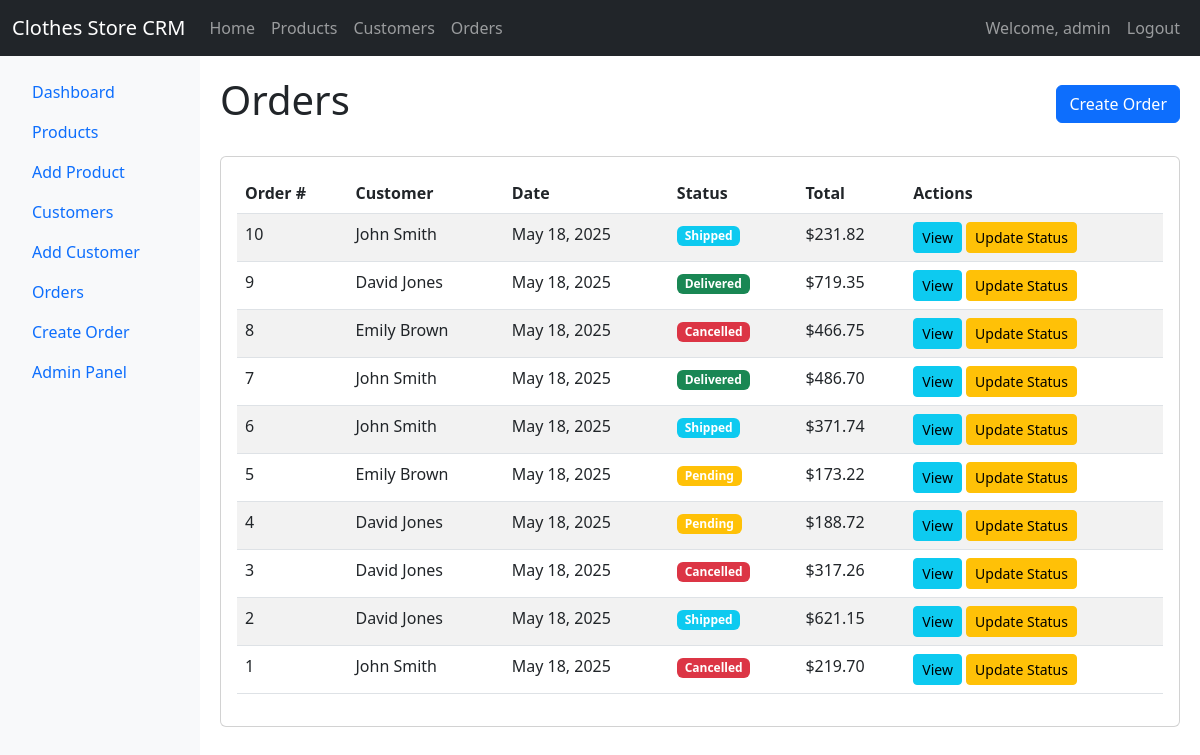
Screenshot of /orders/ (signed in) with the database file from the repository.
### core/models.py (models this page shows, shortened)
class Order(models.Model):
    STATUS_CHOICES = [
        ('Pending', 'Pending'),
        ('Shipped', 'Shipped'),
        ('Delivered', 'Delivered'),
        ('Cancelled', 'Cancelled'),
    ]
    customer = models.ForeignKey(Customer, on_delete=models.CASCADE, related_name='orders')
    order_date = models.DateTimeField(auto_now_add=True)
    status = models.CharField(max_length=10, choices=STATUS_CHOICES, default='Pending')
    total_amount = models.DecimalField(max_digits=10, decimal_places=2)

class Customer(models.Model):
    first_name = models.CharField(max_length=50)
    last_name = models.CharField(max_length=50)
    email = models.EmailField(unique=True)
    phone_number = models.CharField(max_length=15)
    address = models.TextField()
    @property
    def full_name(self):
        return f"{self.first_name} {self.last_name}"

### core/views.py (the view)
# urls.py: path('orders/', views.order_list, name='order_list'),
@login_required
def order_list(request):
    orders = Order.objects.all().order_by('-order_date')
    return render(request, 'core/orders/list.html', {'orders': orders})

### core/templates/core/orders/list.html
{% extends "core/base.html" %}
{% block content %}
<div class="d-flex justify-content-between align-items-center mb-4">
    <h1>Orders</h1>
    <a href="{% url 'order_create' %}" class="btn btn-primary">Create Order</a>
</div>
<div class="card">
    <div class="card-body">
        <div class="table-responsive">
            <table class="table table-striped">
                <thead>
                    <tr>
                        <th>Order #</th>
                        <th>Customer</th>
                        <th>Date</th>
                        <th>Status</th>
                        <th>Total</th>
                        <th>Actions</th>
                    </tr>
                </thead>
                <tbody>
                    {% for order in orders %}
                    <tr>
                        <td>{{ order.id }}</td>
                        <td>{{ order.customer.full_name }}</td>
                        <td>{{ order.order_date|date:"M d, Y" }}</td>
                        <td>
                            <span class="badge bg-{% if order.status == 'Delivered' %}success{% elif order.status == 'Shipped' %}info{% elif order.status == 'Pending' %}warning{% else %}danger{% endif %}">
                                {{ order.status }}
                            </span>
                        </td>
                        <td>${{ order.total_amount }}</td>
                        <td>
                            <a href="{% url 'order_detail' order.pk %}" class="btn btn-sm btn-info">View</a>
                            <a href="{% url 'order_update_status' order.pk %}" class="btn btn-sm btn-warning">Update Status</a>
                        </td>
                    </tr>
                    {% empty %}
                    <tr>
                        <td colspan="6" class="text-center">No orders available.</td>
                    </tr>
                    {% endfor %}
                </tbody>
            </table>
        </div>
    </div>
</div>
{% endblock %}

### core/templates/core/base.html (shortened to what this page needs)
<!DOCTYPE html>
<html lang="en">
<head>
    <link href="https://cdn.jsdelivr.net/npm/bootstrap@5.3.0-alpha1/dist/css/bootstrap.min.css" rel="stylesheet">
</head>
<body>
    {% if user.is_authenticated %}
    <nav class="navbar navbar-expand-lg navbar-dark bg-dark">
        <div class="container-fluid">
            <a class="navbar-brand" href="{% url 'home' %}">Clothes Store CRM</a>
            <div class="collapse navbar-collapse" id="navbarNav">
                <ul class="navbar-nav me-auto">
                    <li class="nav-item">
                        <a class="nav-link" href="{% url 'home' %}">Home</a>
                    </li>
                    <li class="nav-item">
                        <a class="nav-link" href="{% url 'product_list' %}">Products</a>
                    </li>
                    <li class="nav-item">
                        <a class="nav-link" href="{% url 'customer_list' %}">Customers</a>
                    </li>
                    <li class="nav-item">
                        <a class="nav-link" href="{% url 'order_list' %}">Orders</a>
                    </li>
                </ul>
                <ul class="navbar-nav">
                    <li class="nav-item">
                        <span class="nav-link">Welcome, {{ user.username }}</span>
                    </li>
                    <li class="nav-item">
                        <a class="nav-link" href="{% url 'logout' %}">Logout</a>
                    </li>
                </ul>
            </div>
        </div>
    </nav>
    {% endif %}
    <div class="container-fluid">
        <div class="row">
            {% if user.is_authenticated %}
            <div class="col-md-2 sidebar p-3">
                <ul class="nav flex-column">
                    <li class="nav-item">
                        <a class="nav-link" href="{% url 'home' %}">Dashboard</a>
                    </li>
                    <li class="nav-item">
                        <a class="nav-link" href="{% url 'product_list' %}">Products</a>
                    </li>
                    <li class="nav-item">
                        <a class="nav-link" href="{% url 'product_create' %}">Add Product</a>
                    </li>
                    <li class="nav-item">
                        <a class="nav-link" href="{% url 'customer_list' %}">Customers</a>
                    </li>
                    <li class="nav-item">
                        <a class="nav-link" href="{% url 'customer_create' %}">Add Customer</a>
                    </li>
                    <li class="nav-item">
                        <a class="nav-link" href="{% url 'order_list' %}">Orders</a>
                    </li>
                    <li class="nav-item">
                        <a class="nav-link" href="{% url 'order_create' %}">Create Order</a>
                    </li>
                    <li class="nav-item">
                        <a class="nav-link" href="/admin/" target="_blank">Admin Panel</a>
                    </li>
                </ul>
            </div>
            <div class="col-md-10 content">
            {% else %}
            <div class="col-12 content">
            {% endif %}
                {% block content %}{% endblock %}
            </div>
        </div>
    </div>
</body>
</html>

### core/templates/core/base.html (style rules this page uses)
.sidebar { min-height: calc(100vh - 56px); background-color: #f8f9fa; }
.content { padding: 20px; }

### rows the page displays
Order: id "10", customer.full_name "John Smith", order_date "May 18, 2025", status "Shipped", total_amount "231.82"
Order: id "9", customer.full_name "David Jones", order_date "May 18, 2025", status "Delivered", total_amount "719.35"
Order: id "8", customer.full_name "Emily Brown", order_date "May 18, 2025", status "Cancelled", total_amount "466.75"
Order: id "7", customer.full_name "John Smith", order_date "May 18, 2025", status "Delivered", total_amount "486.70"
Order: id "6", customer.full_name "John Smith", order_date "May 18, 2025", status "Shipped", total_amount "371.74"
Order: id "5", customer.full_name "Emily Brown", order_date "May 18, 2025", status "Pending", total_amount "173.22"
Order: id "4", customer.full_name "David Jones", order_date "May 18, 2025", status "Pending", total_amount "188.72"
Order: id "3", customer.full_name "David Jones", order_date "May 18, 2025", status "Cancelled", total_amount "317.26"
Order: id "2", customer.full_name "David Jones", order_date "May 18, 2025", status "Shipped", total_amount "621.15"
Order: id "1", customer.full_name "John Smith", order_date "May 18, 2025", status "Cancelled", total_amount "219.70"

### other values shown
{{ user.username }} "admin"
